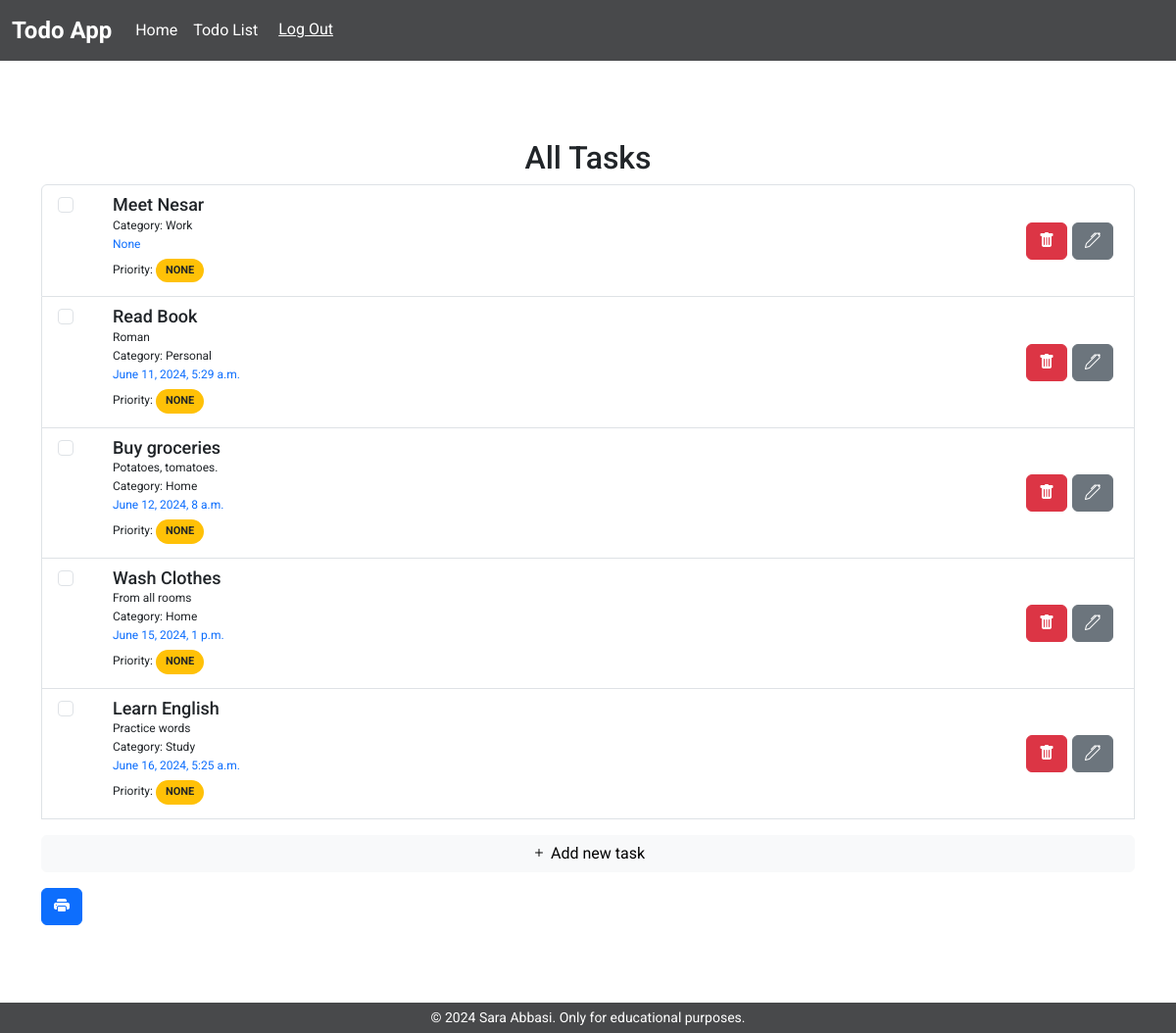
The page /list/ (signed in) on the database as committed earlier.
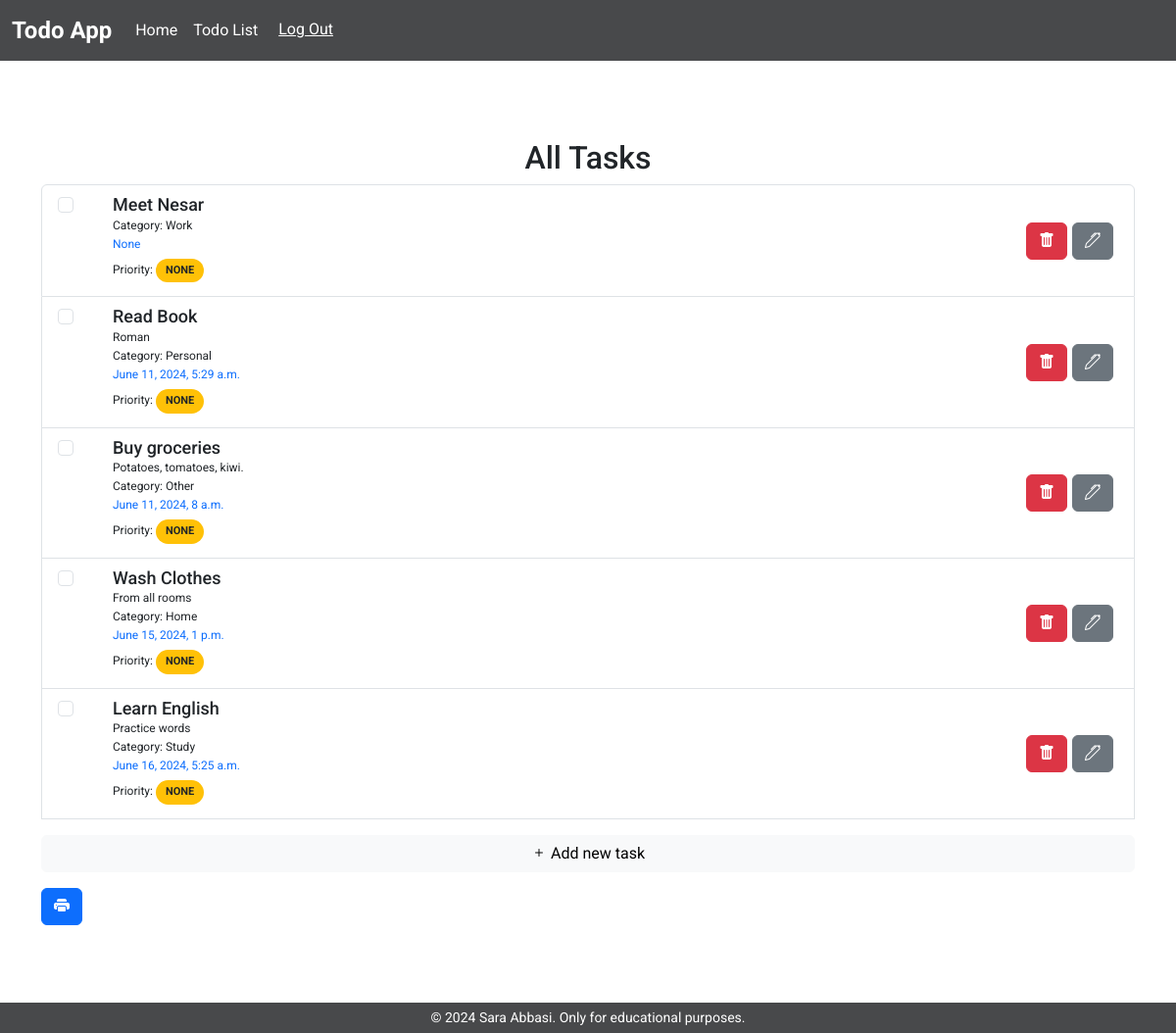
The same page on the database as committed later.
### todo_app/models.py (models this page shows, shortened)
class TodoItem(models.Model):
    title = models.CharField(max_length=200)
    description = models.TextField(blank=True)
    checked = models.BooleanField(default=False)
    owner = models.ForeignKey(User, on_delete=models.CASCADE, null=True)
    date = models.DateTimeField(blank=True, null=True)
    category = models.ForeignKey(
        Category,
        on_delete=models.SET_NULL,
        null=True
    )
    priority = models.ForeignKey(
        Priority,
        on_delete=models.SET_NULL,
        null=True
    )
    is_private = models.BooleanField(default=True)

class Category(models.Model):
    PERSONAL = 'Personal'
    WORK = 'Work'
    STUDY = 'Study'
    HEALTH = 'Health'
    HOME = 'Home'
    OTHER = 'Other'
    CATEGORY_CHOICES = [
        (PERSONAL, 'Personal'),
        (WORK, 'Work'),
        (STUDY, 'Study'),
        (HEALTH, 'Health'),
        (HOME, 'Home'),
        (OTHER, 'Other'),
    ]
    name = models.CharField(max_length=100, choices=CATEGORY_CHOICES)
    def __str__(self):
        return self.name

### todo_app/views.py (the view, shortened to what this page needs)
# urls.py: path('list/', todo_list_view, name='todo_list'),
@login_required(login_url='/accounts/login')
def todo_list_view(request):
    user = request.user
    query = TodoItem.objects.filter(owner=user).order_by('priority', 'date')
    todo_list_len = len(query)
    return render(
        request, 'todo_app/todo_list.html', {
            'todolist': query, 'todo_list_len': todo_list_len
        }
    )

### todo_app/templates/todo_app/todo_list.html (shortened to what this page needs)
{% extends 'base.html' %}
{% block content %}
<div class="list-container">
  {% if todo_list_len == 0 %}
  <div>
    <h3>No Tasks Created Yet!</h3>
    <a class='link' href="{% url 'todo_app:todo_item_create' %}">You can add a task here</a>
  </div>
  {% else %}
  <div class="todo-list-container">
    <form method="POST" action="{% url 'todo_app:todo_list' %}" id="todo-list-form">
      <div class="todo-list">
        <h2 style="text-align: center;">All Tasks</h2>
        <ul class="list-group">
          {% for todoitem in todolist %}
              <li class="list-group-item todo-item">
                <div class="todo-item-content">
                  {% if todoitem.checked %}
                  <input class="check-input form-check-input job-done-input" type="checkbox" name="checked" checked value="{{todoitem.id}}" aria-label="...">
                  <div class="job-done-text job-text">
                    <h6>{{todoitem.title}}</h6>
                    <p>{{todoitem.description}}</p>
                    <p>Category: {{ todoitem.category }}</p>
                    <p>{{todoitem.date}}</p>
                    <p>Priority: {{ todoitem.priority }}</p>
                  </div>
                  {% else %}
                  <input class="check-input form-check-input" type="checkbox" name="checked" value="{{todoitem.id}}" aria-label="...">
                  <div class="job-undone-text job-text">
                    <h6>{{todoitem.title}}</h6>
                    <p>{{todoitem.description}}</p>
                    <p>Category: {{ todoitem.category }}</p>
                    <p class="todo-date">{{todoitem.date}}</p>
                    <p>Priority: <span class="priority-badge">{{ todoitem.priority }}</span></p>
                  </div>
                  {% endif %}
                </div>
                <div class="todo-item-action">
                  <a class='btn btn-danger' href="{% url 'todo_app:todo_item_delete' todoitem.id %}"><i class="bi bi-trash-fill"></i></a>
                  <a class='btn btn-secondary' href="{% url 'todo_app:todo_item_edit' todoitem.id %}"><i class="bi bi-pen"></i></a>
                </div>
              </li>
          {% endfor %}
          <a class='btn btn-light mt-3' href="{% url 'todo_app:todo_item_create' %}"><i class="bi bi-plus"></i> Add new task</a>
        </ul>
      </div>
      <button class='btn btn-primary mt-3' id="print-paper" type="button"><i class="bi bi-printer-fill"></i></button>
  </form>
  </div>
  {% endif %}
</div>
{% endblock %}

### todo_app/templates/base.html (shortened to what this page needs)
<!DOCTYPE html>
<html lang="en">
<head>
    <link href="https://cdn.jsdelivr.net/npm/bootstrap@5.3.3/dist/css/bootstrap.min.css" rel="stylesheet">
    <link rel="stylesheet" href="https://cdn.jsdelivr.net/npm/bootstrap-icons@1.4.0/font/bootstrap-icons.css">
     <link rel="stylesheet" href="https://use.fontawesome.com/releases/v5.0.10/css/all.css">
    {% load static %}
    <link rel="stylesheet" href="{% static 'css/styles.css' %}">
</head>
<body>
    <nav class="navbar navbar-expand-lg bg-body-tertiary">
        <div class="container-fluid">
          <a class="navbar-brand logo" href="{% url 'todo_app:home' %}">Todo App</a>
          <div class="collapse navbar-collapse" id="navbarNav">
            <ul class="navbar-nav">
              <li class="nav-item">
                <a class="nav-link active" aria-current="page" href="{% url 'todo_app:home' %}">Home</a>
              </li>
              <li class="nav-item">
                <a class="nav-link active" aria-current="page" href="{% url 'todo_app:todo_list' %}">Todo List</a>
              </li>
              <li class="nav-item">
                {% if user.is_authenticated %}
                <form action='{% url "accounts:logout" %}' method="POST">
                  <button class='btn btn-link'>Log Out</button>
                </form>
                {% else %}
                <a class='btn btn-link' href="{% url 'accounts:login' %}">Log In</a>
                <span class="navbar-slash">/</span>
                <a class='btn btn-link' href="{% url 'accounts:signup' %}">Sign Up</a>
                {% endif %}
              </li>
            </ul>
          </div>
        </div>
      </nav>
      <div class="container">
        {% block content %}{% endblock %}
    </div>
    <footer>
      <p>&copy; 2024 Sara Abbasi. Only for educational purposes.</p>
  </footer>
</body>
</html>

### static/css/styles.css (style rules this page uses)
body { font-family: "Roboto", Arial, sans-serif; }
.navbar { background-color: #48494B !important; }
.navbar .navbar-brand, .navbar .nav-link, .navbar .btn-link { color: #ffffff !important; }
.logo { font-size: 1.5em; font-weight: bold; color: #ffffff !important; }
.todo-list-container { width: 100%; padding-top: 80px; padding-bottom: 80px; margin-bottom: 30px; }
.todo-list { min-height: 60vh; }
.todo-item { display: flex; align-items: center; justify-content: space-between; text-align: left; }
.list-container { display: flex; width: 100%; justify-content: center; align-items: center; min-height: 90vh; }
.todo-item-content { display: flex; }
.todo-item-content input { margin-right: 10px; }
.todo-item-action { display: flex; }
.todo-item-action a { margin-right: 5px; }
.todo-date { color: #0d6efd; }
.job-text h6 { font-size: 18px; margin: 1px 0; margin-left: 30px; }
.job-text p { font-size: 12px; margin: 1px 0; margin-left: 30px; margin-right: 20px; }
.priority-badge { display: inline-block; padding: 4px 10px; background-color: #ffc107; color: #212529; font-size: 11px; font-weight: bold; border-radius: 20px; text-transform: uppercase; margin-top: 5px; margin-bottom: 5px; vertical-align: middle; }
footer { background-color: #48494B; text-align: center; padding: 5px 0; position: fixed; bottom: 0; width: 100%; }
footer p { color: #ffffff; font-size: 14px; margin-bottom: 0; }

Rows that differ between the two databases and show on the page:
changed TodoItem "Buy groceries": description "Potatoes, tomatoes." → "Potatoes, tomatoes, kiwi."; category "Home" → "Other"; date "June 12, 2024, 8 a.m." → "June 11, 2024, 8 a.m."
